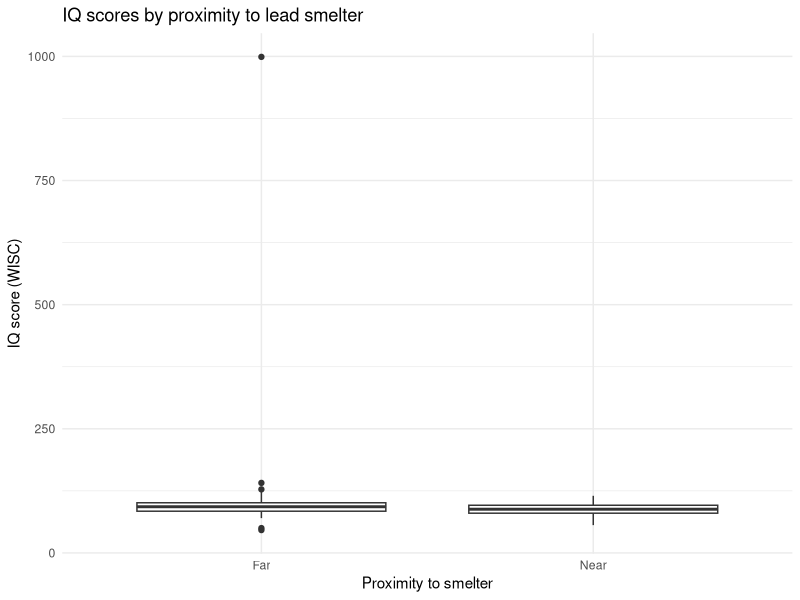

Reproduce this figure in R.
## ---- chunk 1
knitr::opts_chunk$set(
echo = TRUE,
message = FALSE,
warning = FALSE
)

library(tidyverse)
library(knitr)

## ---- chunk 2

lead_raw <- read_csv("../DataRaw/lead-iq-01.csv")

# Basic counts used for in-line text

n_total   <- nrow(lead_raw)
n_near    <- sum(lead_raw$Smelter == "Near")
n_far     <- sum(lead_raw$Smelter == "Far")

overall_mean_IQ <- mean(lead_raw$IQ)

## ---- chunk 3
summary_by_smelter <- lead_raw %>%
group_by(Smelter) %>%
summarise(
n       = n(),
mean_IQ = mean(IQ),
sd_IQ   = sd(IQ),
min_IQ  = min(IQ),
max_IQ  = max(IQ),
.groups = "drop"
)


kable(
summary_by_smelter,
digits = 1,
caption = "Descriptive statistics for IQ scores by distance from the smelter."
)

## ---- chunk 4
ggplot(lead_raw, aes(x = Smelter, y = IQ)) +
geom_boxplot() +
labs(
title = "IQ scores by proximity to lead smelter",
x = "Proximity to smelter",
y = "IQ score (WISC)"
) +
theme_minimal()

